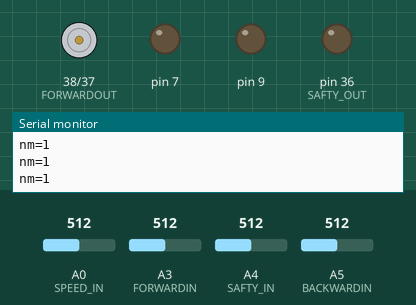
The sketch below on a simulated Arduino Mega 2560, built with avr-gcc and run on an emulated ATmega2560. On the bench: motor-driver pin pairs drawn as motors (green arrow = first pin HIGH = forward, orange = second pin HIGH = backward, longer = more drive), output pins drawn as LEDs (lit = HIGH), the last lines printed to the serial monitor. Inputs (shaded band) come from the test bench; at power-on: A3 (FORWARDIN) = 512, A4 (SAFTY_IN) = 512, A0 (SPEED_IN) = 512, A5 (BACKWARDIN) = 512. Pins used as bus, display or sensor lines are not drawn.

Above: at 1.2 s.
1.3 s: A3 (FORWARDIN) set to 992
2.8 s: A3 (FORWARDIN) set to 1014
4.7 s: A4 (SAFTY_IN) set to 992
6.2 s: A4 (SAFTY_IN) set to 1019
At 7.2 s:
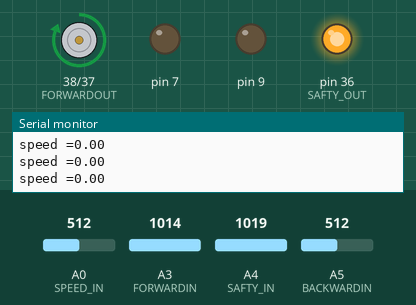
Timing chart, 0 to 8.7 s (numbered marks = the images above; inputs shaded):
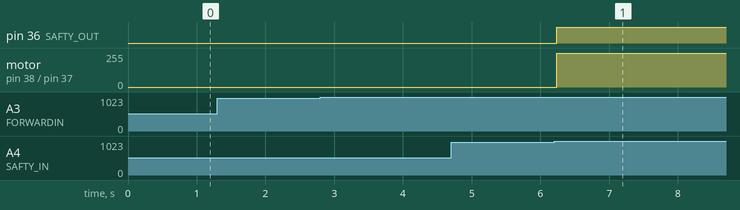

Measured:
- the behaviour switches between 1000 and 1001 on A4 (SAFTY_IN) (found by bisection; images 0 and 1)
- after the input at 6.2 s, pin 36 (SAFTY_OUT): LOW → HIGH at once; motor on pin 38 (FORWARDOUT) / pin 37 (BACKWARDOUT): stopped → forward 255/255 at once

The sketch:

test-pwm-2.ino
```cpp
#include <stdint.h>
#include <stdlib.h>
#include <SPI.h>
#include <digitalWriteFast.h>
#define FORWARDIN A3
#define BACKWARDIN A5
#define SAFTY_IN A4
#define FORWARDOUT 38
#define BACKWARDOUT 37
#define SAFTY_OUT 36
#define SPEED_IN A0
#define ENC_IN 2
#define ENC_IN2 3
#define ENC_COUNT_REV 52
#define CSPIN 53 //Output of Digital poten
#define Volt A7
float val;
int speedIN,val2=0;

byte address = 0x11;
volatile long encoderValue ,encoderValue2 ;
long previousMillis = 0;
long previousMillis2 = 0;
long currentMillis = 0;
long currentMillis2 = 0;
int interval = 200,i=0;
int interval2 = 100;
float rpm ;
float vall[11];
int count=0;
float KmperHr ;
float DperR = 1.41/1000;
float Km = 0,KM2=0;
float value;
int n =0 ;
//int x =1023;
float currentSpeed, result;
float average=0;
float adjust;

void setup()
{
  pinMode(FORWARDIN, INPUT);
  pinMode(BACKWARDIN, INPUT);
  pinMode (SAFTY_IN, INPUT);
  pinMode(FORWARDOUT, OUTPUT);
  pinMode(BACKWARDOUT, OUTPUT);
  pinMode (SAFTY_OUT, OUTPUT);
  pinMode(7, OUTPUT);
  pinMode(9, OUTPUT);
  pinMode (CSPIN, OUTPUT);
  SPI.begin();
  Serial.begin(57600);
//  attachInterrupt(digitalPinToInterrupt(ENC_IN), upateEncoder, RISING);  // รูปแบบคำสั่ง attachInterrupt(interrupt, ISR, mode)
 // attachInterrupt(digitalPinToInterrupt(ENC_IN2), updateEncoder2, RISING);
}

void loop() {
  currentMillis = millis();
  if (currentMillis - previousMillis > interval)
  {
    previousMillis = currentMillis;
    float state1 = analogRead(FORWARDIN);
    float state2 = analogRead(BACKWARDIN);
    float state3 = analogRead(SAFTY_IN);
    float state4  = analogRead(SPEED_IN);
    /*Serial.print("state1=");
    Serial.println(state1);
    Serial.print("state3=");
    Serial.println(state3);
    Serial.print("state4=");
    Serial.println(state4);*/
    if (state1>1000)
    {
      if (state3>1000)
      {
          value = 10;

          rpm = (float)(encoderValue * 60 / ENC_COUNT_REV);
          KmperHr = (float)(((rpm*60)*DperR)*5);
          Km = (float(encoderValue2)/ENC_COUNT_REV*1.41);
          currentSpeed = averagefilter(KmperHr);

          Serial.print("speed =");
          Serial.println(KmperHr);

          runSpeed(state1,state2,state3,adjust);

      }
      else
      {
        Serial.println("n=1");
      }
    }
     else
      {
        Serial.println("nm=1");
      }
  }
}

void updateEncoder()
{
  // Increment value for each pulse from encoder
  encoderValue++;
}
void updateEncoder2()
{
  // Increment value for each pulse from encoder
  encoderValue2++;
}
int digitalPotWrite(float value)  // ปรับค่า PWM
{
  digitalWrite(CSPIN, LOW);
  SPI.transfer(address);
  SPI.transfer(value);
  digitalWrite(CSPIN, HIGH);

}
void runSpeed (float state1,float state2,float state3,float value)
{
    if(state3 > 1000)
  {
       digitalWrite(36, HIGH);
       digitalWrite(38,HIGH);
       digitalPotWrite(value);

  }
    if(state3<1000)
  {
        digitalWrite(36, LOW);
        digitalWrite(38,LOW);
        digitalPotWrite(0);
  }
}
float averagefilter(float rpm)
{
  float sum = 0;
  if(count == 11)
  {
    count = 0;
  }
  else
  {  vall[count] = rpm;
  }
  for(int i = 0; i<11;i++)
  {
    sum += vall[i];
  }
  result = sum/10;
  count++;
  return result;

}
```
